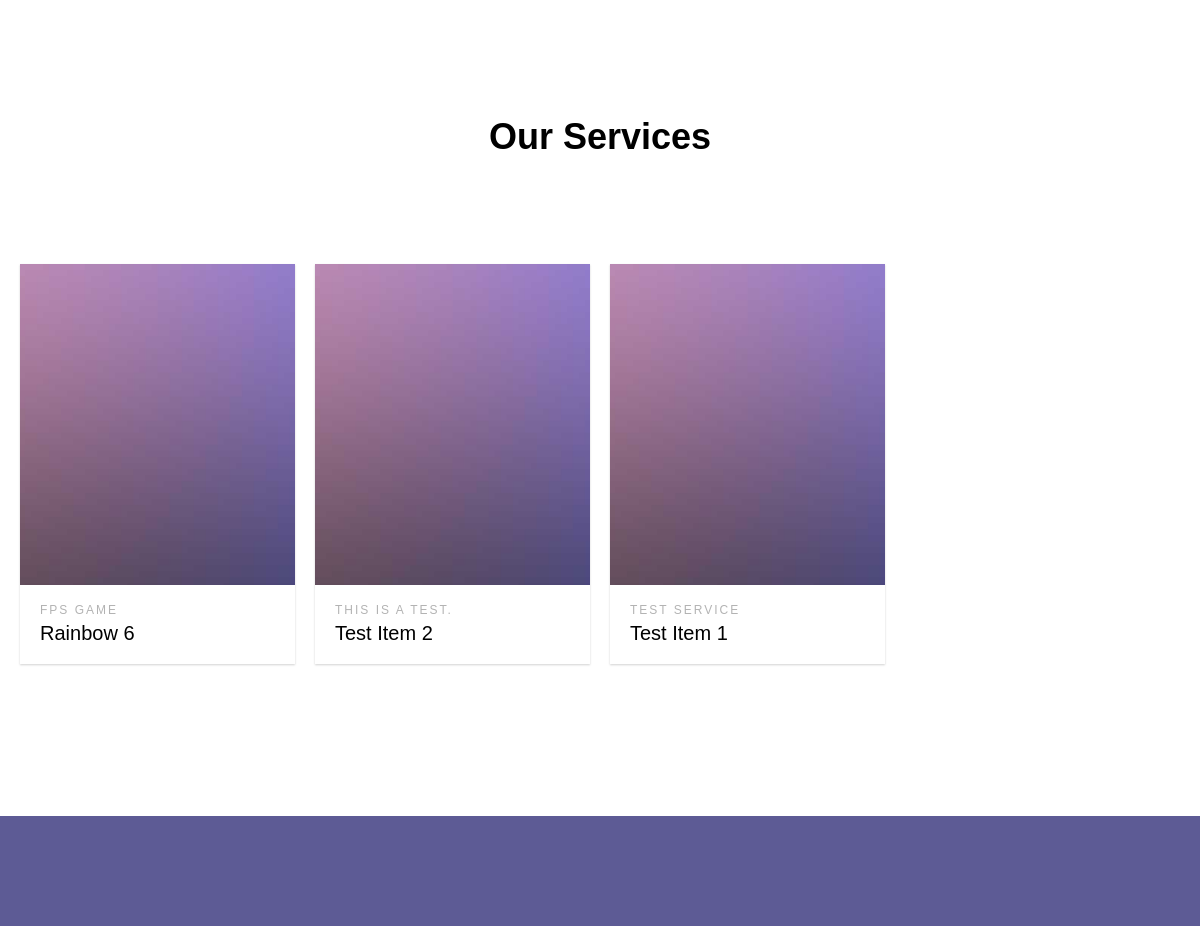
The app's page / (middle part), older data.
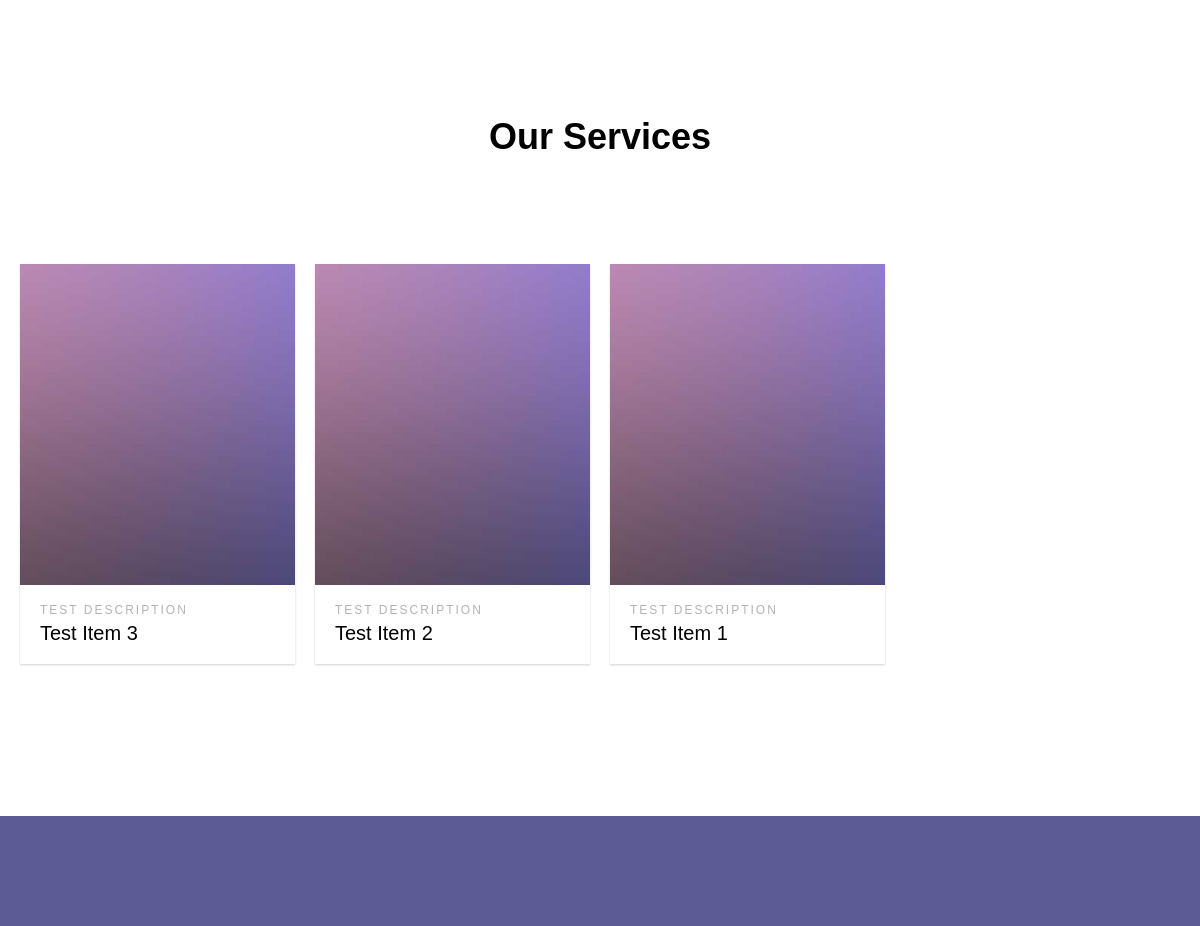
The same page, newer data.
### services/models.py (models this page shows, shortened)
class Service(models.Model):
    name = models.CharField(max_length=120, blank=True, null=True)
    price = models.IntegerField(blank=True, null=True)
    des = models.CharField(max_length=500, blank=True, null=True)
    is_enrolled = models.BooleanField(null=True, blank=True, default=False)

### home/views.py (the view)
# urls.py: path('', home_view, name='home'),
def home_view(request):
    service = Service.objects.all()
    user = request.user
    context = {
            'title': 'Home',
            'users': user,
            'service': service,
        }
    return render(request, 'home/home.html', context)

### templates/home/home.html (shortened to what this page needs)
{% load static %}
{% include 'base/base.html' %}
{% block content %}
	<div id="page">
	<div id="fh5co-project">
		<div class="container">
			<div class="row animate-box">
				<div class="col-md-8 col-md-offset-2 text-center fh5co-heading">
					<h2>Our Services</h2>
				</div>
			</div>
		</div>
		<div class="project-content">
			{% for s in service %}
                <div class="col-forth">
                    <div class="project animate-box" style="background-image: url({% static 'images/project1.jpg'    %})">
                        <a href="{% url 'prod_detail' s.id %}" class="desc">
                            <span>{{ s.des }}</span>
                            <h3>{{ s.name }}</h3>
                        </a>
                    </div>
                </div>
            {% endfor %}
		</div>
	</div>
	<div id="fh5co-started">
	</div>
	</div>
{% endblock %}

Row changes from the older to the newer data that the page shows:
removed Service: des "FPS GAME", name "Rainbow 6"
added Service: des "TEST DESCRIPTION", name "Test Item 3"
changed Service "Test Item 2": des "THIS IS A TEST." → "TEST DESCRIPTION"
changed Service "Test Item 1": des "TEST SERVICE" → "TEST DESCRIPTION"
